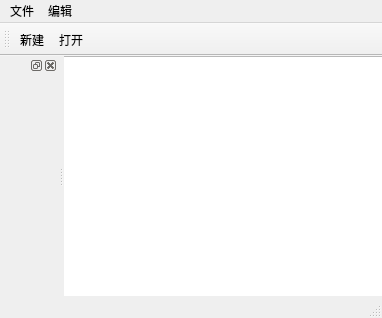
<?xml version="1.0" encoding="UTF-8"?>
<ui version="4.0">
 <class>MainWindow</class>
 <widget class="QMainWindow" name="MainWindow">
  <property name="geometry">
   <rect>
    <x>0</x>
    <y>0</y>
    <width>382</width>
    <height>318</height>
   </rect>
  </property>
  <property name="windowTitle">
   <string>MainWindow</string>
  </property>
  <widget class="QWidget" name="centralwidget">
   <widget class="QTextEdit" name="textEdit">
    <property name="geometry">
     <rect>
      <x>-10</x>
      <y>0</y>
      <width>331</width>
      <height>241</height>
     </rect>
    </property>
   </widget>
  </widget>
  <widget class="QStatusBar" name="statusBar"/>
  <widget class="QMenuBar" name="menuBar">
   <property name="geometry">
    <rect>
     <x>0</x>
     <y>0</y>
     <width>382</width>
     <height>21</height>
    </rect>
   </property>
   <widget class="QMenu" name="menu">
    <property name="title">
     <string>文件</string>
    </property>
    <addaction name="actionnew"/>
    <addaction name="separator"/>
    <addaction name="actionopen"/>
   </widget>
   <widget class="QMenu" name="menu_2">
    <property name="title">
     <string>编辑</string>
    </property>
   </widget>
   <addaction name="menu"/>
   <addaction name="menu_2"/>
  </widget>
  <widget class="QToolBar" name="toolBar">
   <property name="windowTitle">
    <string>toolBar</string>
   </property>
   <attribute name="toolBarArea">
    <enum>TopToolBarArea</enum>
   </attribute>
   <attribute name="toolBarBreak">
    <bool>false</bool>
   </attribute>
   <addaction name="actionnew"/>
   <addaction name="actionopen"/>
  </widget>
  <widget class="QDockWidget" name="dockWidget">
   <property name="allowedAreas">
    <set>Qt::BottomDockWidgetArea|Qt::TopDockWidgetArea</set>
   </property>
   <attribute name="dockWidgetArea">
    <number>1</number>
   </attribute>
   <widget class="QWidget" name="dockWidgetContents"/>
  </widget>
  <action name="actionnew">
   <property name="text">
    <string>新建</string>
   </property>
  </action>
  <action name="actionopen">
   <property name="text">
    <string>打开</string>
   </property>
  </action>
 </widget>
 <resources/>
 <connections/>
</ui>
